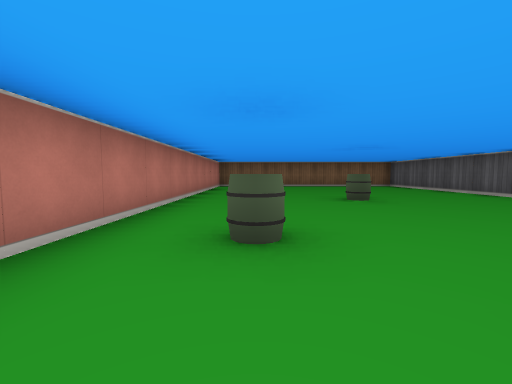
[1] (above)

14 first-person views from a walk through a cub3D ray-caster map. The camera is about half as high as the walls, tilts 4° down and sees 90° across. The floor is counted in squares. Each view is taken from the middle of a square. On the plan, view 1 faces up. The plan holds only what a view shows up to about 9 squares ahead; the rest is blank.

[2]
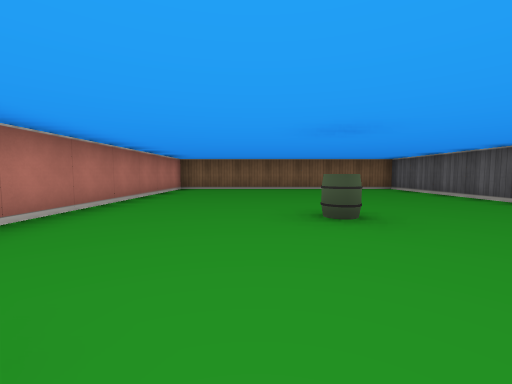

[3]
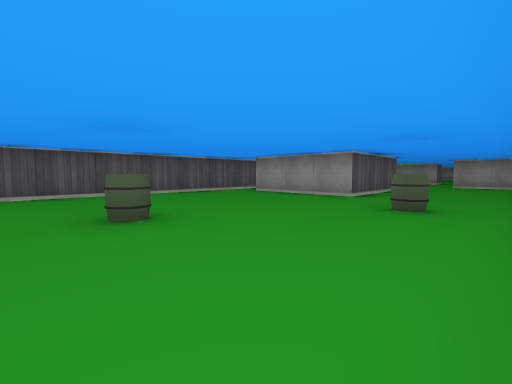

[4]
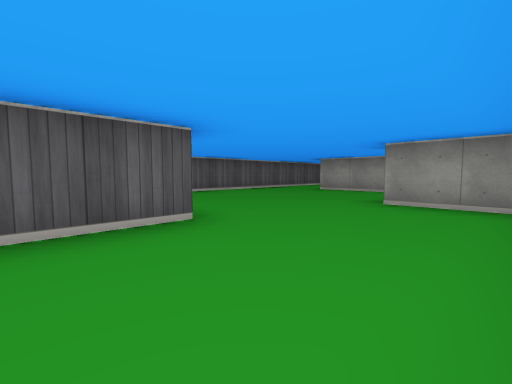

[5]
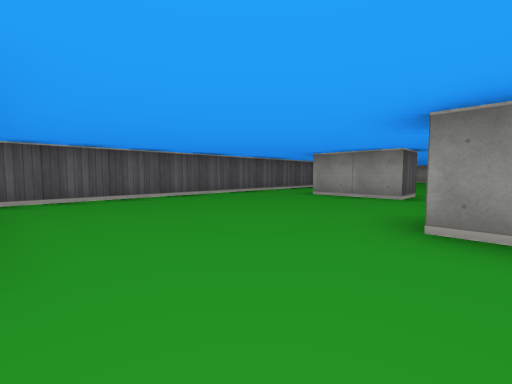

[6]
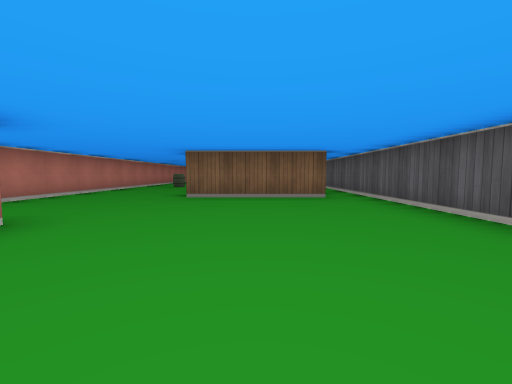

[7]
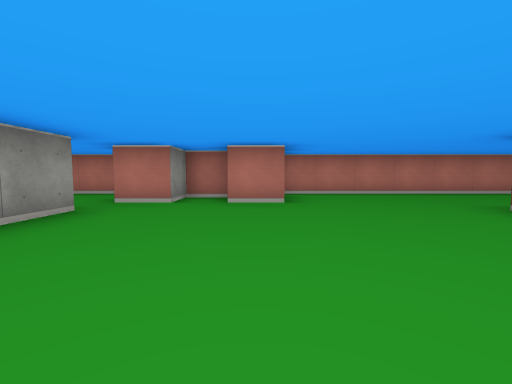

[8]
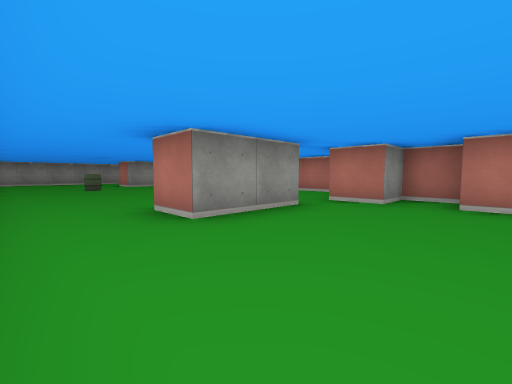

[9]
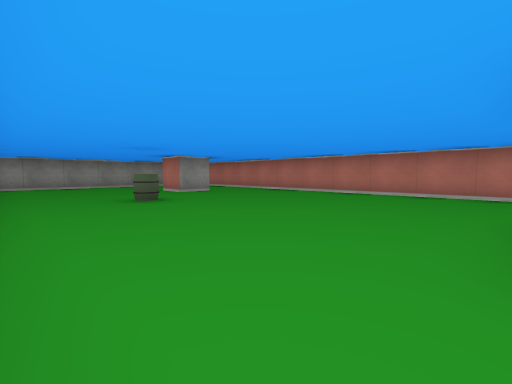

[10]
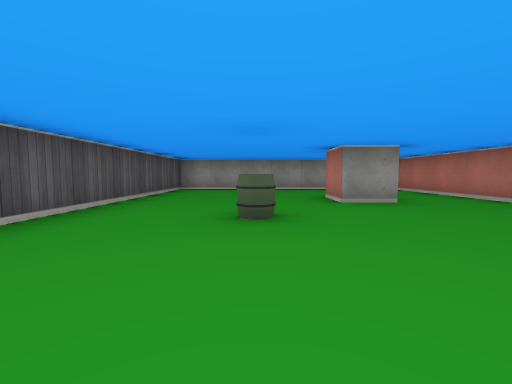

[11]
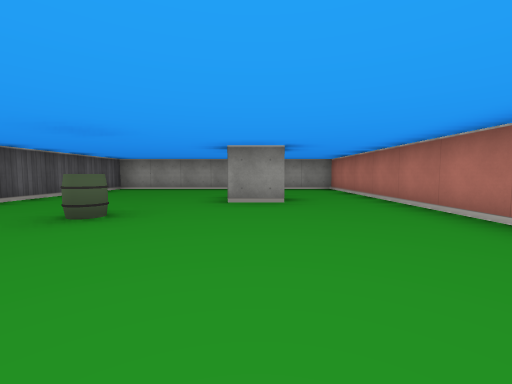

[12]
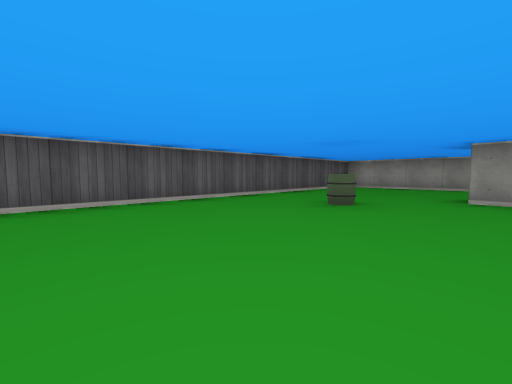

[13]
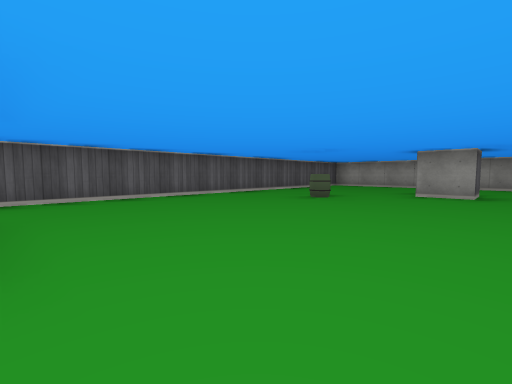

[14]
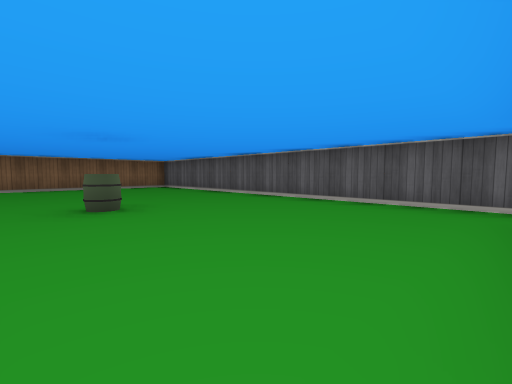

### Floor plan
Points are (right, up) in squares from view 1. A wall is a line through its corners. A room is listed if a view was taken in it or the views show most of it. See-through windows are left out.
Room 1 (views 1, 2, 3, 4, 5, 6, 7, 8, 14)
walls: (4.5, -2.5) (1.5, -2.5) (1.5, 0.5) (4.5, 0.5); (-1.1, -5.5) (0.5, -5.5) (0.5, -6.5); (-0.5, -6.5) (-0.5, -7.5) (0.5, -7.5) (0.5, -8.5); (1.5, -8.5) (3.5, -8.5); (5.5, -8.5) (5.5, 10.5) (-1.5, 10.5) (-1.5, -5.4)
ways out: opening at (1, -9) to room 2; opening at (4.5, -9) to room 2
objects: barrel (0, 2); barrel (2, 5)
Room 2 (views 9, 10, 11, 12, 13)
walls: (0.5, -17.5) (0.5, -16.5) (1.5, -16.5) (1.5, -17.5); (1.5, -9.5) (1.5, -8.5); (-1.5, -9.5) (-1.5, -20.5) (5.5, -20.5) (5.5, -8.5); (3.5, -8.5) (3.5, -9.5)
ways out: opening at (1, -9) to room 1; opening at (4.5, -9) to room 1
objects: barrel (3, -15)

Where each view was taken, in squares from view 1:
view 1: 0 up, 0 right, facing up
view 2: 2 up, 1 right, facing up
view 3: 6 up, 1 left, facing down-right
view 4: 1 down, 1 left, facing down-right
view 5: 3 down, 0 right, facing down-right
view 6: 8 down, 3 right, facing up
view 7: 6 down, 5 right, facing left
view 8: 6 down, 5 right, facing down-left
view 9: 10 down, 5 right, facing down-left
view 10: 12 down, 3 right, facing down
view 11: 12 down, 1 right, facing down
view 12: 11 down, 1 right, facing down-right
view 13: 10 down, 0 right, facing down-right
view 14: 1 up, 1 right, facing up-right
